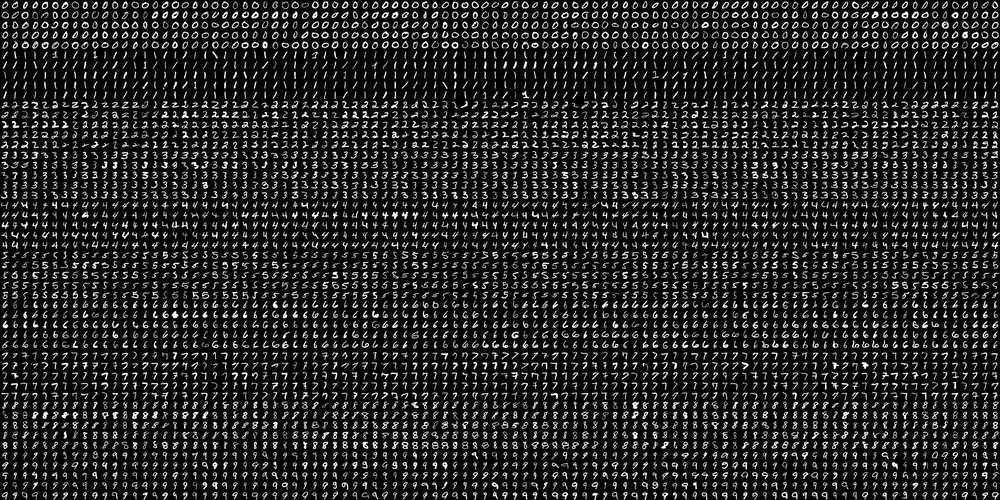
#> input picture 02_computervision/lecture/computer_vision_and_machine_learning/images/digits.png, 1000 x 500 px, shrunk from 2000 x 1000 before the run; the run also reads 2 pictures not shown here
$ jupyter execute --allow-errors 11_machine_learning_for_OpenCV.ipynb
#> lines starting #> are read from the running program, lines starting #| are printed output that depends on the picture; after the words box and inside, x2 and y2 are one past the last pixel; in counts of white or black regions, pixels touching at a corner belong together
## <font color = "#CC3D3D">Case #1: Machine Learning</font>

<hr>

### Step #1: Concept
<hr>

- 머신 러닝(machine learning)
    - 주어진 데이터`(normally big data)`를 분석하여 규칙성, 패턴 등을 찾고, 이를 이용하여 의미 있는(가치 있는)<br>
    정보를 추출하여 통찰`(insight)`을 얻는 과정이다.
        - e.g., 다수의 사과와 바나나 사진으로부터 사가와 바나나를 `구분할 수 있는 특징 또는 규칙`을 찾고, 이를 이용하여<br>
        `새로운 사진`이 들어왔을 때 이것이 사과인지 또는 바나나인지를 판별하는 작업이 머신 러닝이 하는 일이다.<br>
        이때 데이터로부터 규칙을 찾아내는 과정을 `학습(train) 또는 훈련`이라고 하고, 학습에 의해 결정된 규칙을 `모델(model)`<br>
        이라고 한다. 그리고 새로운 데이터를 학습된 모델에 입력으로 전달하고 결과를 판단하는 과정을 `예측(predict) 또는`<br>
        `추론(inference)`이라고 한다.
    - Machine learning (ML) is the scientific study of algorithms and statistical models that<br>
    computer systems use to perform a specific task without using explicit instructions, relying<br>
    on patterns and inference instead.<br>
    (머신 러닝은 컴퓨터 시스템이 명시적 지침을 사용하지 않고 패턴과 추론에 의존하여 특정 작업을 수행하는 데 사용하는<br>
    알고리즘 및 통계 모델에 대한 과학적 연구입니다.)
        - > [위키백과, Machine_learning](https://en.wikipedia.org/wiki/Machine_learning)
    -
    - 머신 러닝은 크게 `지도 학습(supervised learning)`과 `비지도 학습(unsupervised learning)`으로 구분한다.
        - `지도 학습(supervised learning)`은 정답을 알고 있는 데이터를 이용하여 학습을 진행하는 방식이다.<br>
        이때 훈련 데이터에 대한 정답에 해당하는 내용을 `레이블(label)`이라고 한다.
            - e.g., 사과 사진과 바나나 사진을 구분하기 위해 지도 학습을 수행하려면 각각의 사진이 사과 사진인지<br>
            바나나 사진인지를 함께 알려 주어야 한다. 이 경우 머신 러닝 알고리즘은 사과 사진과 바나나 사진을<br>
            구분 지을수 있는 규칙을 찾기 위해 수학적 또는 논리적 연산을 수핸한다. 영상 데이터는 픽셀로 구성되어 있지만,<br>
            이 픽셀 값을 그대로 머신 러닝 입력으로 사용하는 것은 그다지 흔치 않다. 왜냐하면 영상의 픽셀 값은 조명 변화,<br>
            객체의 이동 및 회전 등에 의해 매우 민감하게 변화하기 때문이다. 그러므로 많은 머신 러닝 응용에서는 영상의<br>
            다양한 변환에도 크게 변경되지 않는 특징 정보를 추출하여 머신 러닝 입력으로 전달한다. 사과와 바나나 사진을<br>
            구분하는 용도하면 `영상의 주된 색상(hue) 또는 객체 외곽선과 면적 비율 등이 유효한 특징`으로 사용될 수 있다.<br>
            이처럼 영상 데이터를 사용하는 지도 학습에서는 먼저 다수의 훈련 영상에서 특징 벡터를 추출하고, 이를 이용하여<br>
            머신 러닝 알고리즘을 학습시킨다. 학습의 결과로 생성된 학습 모델은 이후 예측 과정에서 사용된다.<br>
            에측 과정에서도 입력 영상으로부터 특징 벡터를 추출하고, 이 특징 벡터를 학습 모델 입력으로 전달하면<br>
            입력 영상이 어떤 영상인지에 대한 예측 결과를 얻을 수 있다.
            - 지도 학습은 주로 `회귀(regression) 또는 분류(classification)`에 사용된다.
                - 회귀(regression)는 연속된 수치 값을 예측하는 작업이다.
                    - e.g., 학생들의 키와 몸무게의 상관관계를 머신 러닝으로 학습하고, 새로운 학생의 키를 입력으로<br>
                    주었을 때 몸무게를 예측하는 것은 회귀이다.
                - 분류(classification)는 이산적인 값을 결과로 출력하는 머신 러닝이다.
                    - e.g., 사과를 0번 클래스, 바나나르 1번 틀래스라고 설정하고, 새로운 사진이 머신 러닝 입력으로<br>
                    들어오면 괄과를 0 또는 1로 나오게 설정하는 것은 분류이다. 즉, 입력 영상이 사과인지 바나나인지를<br>
                    구분하는 것을 `인식(recognition)`이라고도 부르지만 결국은 분류 문제에 해당한다.
        - `비지도 학습(unsupervised learning)`은 훈련 데이터의 정답에 대한 정보 없이 오로지 데이터 자체만을<br>
        이용하는 학습 방식이다.
            - e.g., 무작위로 섞여 있는 사과와 바나나 사진을 입력으로 전달하고, 전체 사진을 두 개의 그룹으로 나누도록<br>
            학습시키는 방식이다. 다만 비지도 학습의 경우 분리된 두 개의 사진 집합이 무엇을 의미하는지는 알 수 없다.<br>
            단지 두 사진 집합에서 `서로 구분되는 특징을 이용하여 서로 분리`하는 작업만 수행하는 것이다. 비지도 학습은<br>
            주로 `군집화(clustering)`에 사용된다.

<hr>

### Step #2: machine learning summary
<hr>

- 머신 러닝의 예
    - 붓꽃(IRIS) 품종 분류: Setosa vs. Vericolor
    - 꽃잎(petal)과 꽃받침(sepal)의 길이에 의한 분류
    -
    > image from: [https://github.com/rasbt/python-machine-learning-book-2nd-edition](https://github.com/rasbt/python-machine-learning-book-2nd-edition)

<hr>

- 머신 러닝에 의한 붓꽃 분류(Con't)
    - Adaline: Adaptive Linear Neuron
    -
    > image from: [https://github.com/rasbt/python-machine-learning-book-2nd-edition](https://github.com/rasbt/python-machine-learning-book-2nd-edition)

<hr>

- 머신 러닝 종류
    -

<hr>

- 머신 러닝 단계
    - 학습(Train): 학습 데이터를 이용하여 `모델을 학습`하는 과정을 의미한다.
    - 예측(Predict): 학습된 모델을 이용하여 `새로운 데이터(미지의 데이터)로부터 적절한 값을 예측`하는 과정을 의미한다.
        - `추론(Inference)`이라고도 한다.
    -

<hr>

- 머신 러닝 학습
    - 목적: 미래의 새로운 데이터를 더 정확하게 예측하기 위함이다.
        - `모델의 일반화(generalization) 성능을 향상`시키는 방향으로 학습해야 한다.
        -
        - 과적합(overfitting)
            - 학습 데이터셋을 지나치게 정확하게 구분하도록 학습하여 모델의 일반화 성능이 떨어지게 되는 현상을 말한다.
            - 과적합 발생 원인
                - 학습 데이터셋 문제
                    - 학습 데이터 셋이 너무 적은 경우
                    - 학습 데이터 셋이 전체 데이터셋의 특성/분포를 반영하지 않는 경우
                - 모델 문제
                    - 모델이 복잡할수록 과적합 발생 확률이 높다.
    - 학습 데이터의 분할
        - 학습 가능한 데이터를 학습, 검증, 테스트 데이터 셋으로 분할하여 사용한다.
        -
    - k-폴드 교차 검증(k-fold cross-validation)
        - 학습 데이터를 k개로 분할하여 여러 번 검증을 수행한다.
        -

## <font color = "#CC3D3D">Case #2: OpenCV ML class</font>

<hr>

### Step #1: ML Class
<hr>

- cv2.ml_StatModel 클래스
    -

<hr>

- OpenCV 머신 러닝 클래스 설명
    -
    -

<hr>

### Step #2: OpenCV function
<hr>

> `머신 러닝 알고리즘 객체 생성`

$$\mathsf{{\color{RoyalBlue}cv2.ml.}{\color{Tan}StatModel\_create}()\rightarrow retval}$$
- retval: 각 머신 러닝 알고리즘 클래스 인스턴스(객체)

> `머신 러닝 알고리즘 학습`

$$\mathsf{{\color{RoyalBlue}cv2.ml\_StatModel.}{\color{Tan}train}(samples, layout, responses)\rightarrow retval}$$
- samples: 학습 데이터 행렬
- layout: 학습 데이터 배치 방법
- responses: 각 학습 데이터에 대응되는 응답(레이블) 행렬
- retval: 학습이 성공하면 True
- `참고사항:`
    - samples:
        - type=`numpy.ndarray`
        - shape=`(N, d)` -> d: 차원 수(dimension)
        - dtype=`numpy.float32`
    - layout:
        - cv2.ROW_SAMPLE: 하나의 데이터가 한 행으로 구성된다.
        - cv2.COL_SAMPLE: 하나의 데이터가 한 열로 구성된다.
    - responses:
        - type=`numpy.ndarray`
        - shape=`(N, 1)`
        - dtype=`numpy.int32` or `numpy.float32`

> `머신 러닝 알고리즘 예측`

$$\mathsf{{\color{RoyalBlue}cv2.ml\_StatModel.}{\color{Tan}predict}(samples, results, flags)\rightarrow retval, results}$$
- samples: 입력 벡터가 행 단위로 저장된 행렬
- results: 각 입력 샘플에 대한 예측(분류 또는 회귀) 결과를 저장한 행렬
- flags: 추가적인 StatModel 플래그 열거형 상수
- retval: 알고리즘에 따라 다르다.
- `참고사항:`
    - samples:
        - type=`numpy.ndarray`
        - shape=`(N, d)` -> d: 차원 수(dimension)
        - dtype=`numpy.float32`
    - results:
        - type=`numpy.ndarray`
        - shape=`(N, 1)`
        - dtype=`numpy.float32`
    - flags: `cv2.ml.STAT_MODEL_RAW_OUTPUT`을 플래그로 지정하면 클래스 레이블이 아닌 실제 계산 결과 값을 출력한다.
        - `기본값은 0`

## <font color = "#CC3D3D">Case #3: kNN algorithm</font>

<hr>

### Step #1: Concept
<hr>

- k 최근접 이웃(kNN, k-Nearest Neighbor) 알고리즘
    - 특징 공간에서 테스트 데이터와 가장 가까이 있는 `k개의 학습 데이터`를 찾아 `분류 또는 회귀`를 수행하는 지도 학습 알고리즘의 하나이다.
        - 아래 영상은 2차원 평면상에 파란색 사각형과 빨간색 삼각형 두 종류의 데이터가 분포되어 있다. 이들 파란색과 빨간색<br>
        점들이 훈련 데이터이고, 이 훈련 데이터는 두 개의 클래스로 구분되어 있다. 각 점들은 (x, y) 좌표로 표현되므로,<br>
        이들 데이터는 2차원 특징 공간에 정의되어 있다고 표현할 수 있다. 여기에 녹색으로 표시한 새로운 점을 추가할 경우,<br>
        이 점을 파란색 사각형 클래스로 넣을 것인지, 아니면 빨간색 삼각형 클래스로 넣을 것인지를 결정해야 한다.<br>
        간단한 방법은 `새로 들어온 점과 가장 가까이 있는 훈련 데이터 점`을 찾아, 해당 훈련 데이터 클래스와 같게 설정하는<br>
        것이다. 아래 영상에서 녹색 점과 가장 가까운 점은 빨간색 삼각형이므로 녹색 점을 빨간색 삼각형 클래스로 지정할 수<br>
        있다. 이러한 방법을 `최근접 이웃(Nearest Neighbor)` 알고리즘이라고 한다. 그러나 아래 영상을 좀 더 관찰해<br>
        보면 녹색 점 주변에 빨간색 삼각형보다 파란색 사각형이 더 많이 분포하는 것을 알 수 있다. 실제로 녹색 점을 중심으로<br>
        하는 원을 보라색 실선으로 그려 보면 원 안에 빨간색 삼각형보다 파란색 사각형이 더 많이 나타나는 것을 확인할 수 있다.<br>
        보라색 실선 원 안에 파란색 사각형은 두 개가 있고, 빨간색 삼각형은 하나만 존재한다. 원을 조금 더 키워서 보라색<br>
        점선으로 그려진 원을 살펴보면 파란색 사각형이 세 개, 빨간색 삼각형이 두 개 발견된다. 즉, 녹색 점에서 가장 가까운<br>
        도형은 빨간색 삼각형이지만, 이 지점은 파란색 사각형이 더 많이 분포하는 지역이라고 판단할 수 있다.<br>
        그러므로 녹색 점을 파란색 사각형 클래스로 지정하는 것이 더욱 합리적일 수 있으며, 이러한 방식으로 분류하는 방법을<br>
        `kNN 알고리즘`이라고 한다.
    -
    - kNN 알고리즘을 회귀 문제에 적용할 경우에는 `테스트 데이터에 인접한 k개의 훈련 데이터 평균`을 테스트 데이터 값으로<br>
    설정한다.

<hr>

- NN vs. kNN
    - NN: Nearest Neighbor(k=1)
        - kNN 알고리즘에서 k를 1로 설정하면 최근접 이웃 알고리즘이 된다. 그러므로 보통 k는 1보다 큰 값으로 설정하며,<br>
        k 값을 어떻게 설정하느냐에 따라 분류 및 회귀 결과가 달라질 수 있다. 최선의 k 값을 결정하는 것은 주어진 데이터에<br>
        `의존적`이며, 보통 k 값이 커질수록 잡음 또는 이상치 데이터의 영향이 감소한다. 그러나 k 값이 어느 정도 이상으로<br>
        커질 경우 오히려 분류 및 회귀 성능이 떨어질 수 있다.
    -
    > image from: [https://en.wikipedia.org/wiki/K-nearest_neighbors_algorithm](https://en.wikipedia.org/wiki/K-nearest_neighbors_algorithm)

<hr>

### Step #2: OpenCV function
<hr>

> `kNN 알고리즘 객체 생성`

$$\mathsf{{\color{RoyalBlue}cv2.ml.}{\color{Tan}KNearest\_create}()\rightarrow retval}$$
- retval: `cv2.ml_KNearest` 클래스 인스턴스(객체)

> `kNN 알고리즘으로 입력 데이터의 클래스 예측`

$$\mathsf{{\color{RoyalBlue}cv2.ml\_KNearest.}{\color{Tan}findNearest}(samples, k, results, neighborResponses, dist, flags)\rightarrow retval, results, neighborResponses}$$
- samples: 입력 벡터가 행 단위로 저장된 행렬
- k: 사용할 최근접 이웃 개수
- results: 각 입력 샘플에 대한 예측(분류 또는 회귀) 결과를 저장한 행렬
- neighborResponses: 예측에 사용된 k개의 최근접 이웃 클래스 정보 행렬
- dist: 입력 벡터와 예측에 사용된 k개의 최근접 이웃과의 거리를 저장한 행렬
- retval: 입력 벡터가 하나인 경우에 대한 응답
- `참고사항:`
    - samples:
        - type=`numpy.ndarray`
        - shape=`(N, d)` -> d: 차원 수(dimension)
        - dtype=`numpy.float32`
    - results:
        - type=`numpy.ndarray`
        - shape=`(N, 1)`
        - dtype=`numpy.float32`
    - neighborResponses:
        - type=`numpy.ndarray`
        - shape=`(N, k)`
        - dtype=`numpy.float32`
    - dist:
        - type=`numpy.ndarray`
        - shape=`(N, k)`
        - dtype=`numpy.float32`

<hr>

### Step #3: kNN Visualization
<hr>

[cell 1]
# kNN 알고리즘 분류 시각화
import cv2
import matplotlib.pyplot as plt
import numpy as np


def add_point(x, y, c):
    train.append([x, y])
    label.append([c])


def training():
    train_data = np.array(train, dtype=np.float32)
    label_data = np.array(label, dtype=np.int32)

    # train_data: (90, 2), float32
    # label_data: (90, ), int32
    kNN.train(train_data, cv2.ml.ROW_SAMPLE, label_data)


def display_results():

    for i in range(len(train)):
        x, y = train[i]
        l = label[i][0]

        if l == 0:
            cv2.circle(image, (x, y), 5, (0, 0, 128), -1, cv2.LINE_AA)
        elif l == 1:
            cv2.circle(image, (x, y), 5, (0, 128, 0), -1, cv2.LINE_AA)
        elif l == 2:
            cv2.circle(image, (x, y), 5, (128, 0, 0), -1, cv2.LINE_AA)


def predict(k):
    training()  # 훈련

    h, w = image.shape[:2]
    for y in range(h):
        for x in range(w):
            sample = np.array([[x, y]]).astype(np.float32)

            # sample에 하나의 데이터만 있으므로 retval 반환값 사용 가능
            retval, _, _, _ = kNN.findNearest(sample, k)

            retval = int(retval)
            if retval == 0:
                image[y, x] = (128, 128, 255)
            elif retval == 1:
                image[y, x] = (128, 255, 128)
            elif retval == 2:
                image[y, x] = (255, 128, 128)

    display_results()  # 시각화

    return image

[cell 2]
# 학습 데이터 & 레이블
train = []
label = []

k_value = 1
image = np.full((500, 500, 3), 255, np.uint8)
kNN = cv2.ml_KNearest.create()

# 랜덤 데이터 생성
NUM = 30
random_number = np.zeros((NUM, 2), np.int32)

# (150, 150) 근방의 점은 0번 클래스로 설정
cv2.randn(random_number, 0, 50)
for i in range(NUM):
    add_point(random_number[i, 0]+150, random_number[i, 1]+150, 0)

# (150, 150) 근방의 점은 1번 클래스로 설정
cv2.randn(random_number, 0, 50)
for i in range(NUM):
    add_point(random_number[i, 0]+350, random_number[i, 1]+150, 1)

# (150, 150) 근방의 점은 2번 클래스로 설정
cv2.randn(random_number, 0, 70)
for i in range(NUM):
    add_point(random_number[i, 0]+250, random_number[i, 1]+400, 2)

[cell 3]
# pyplot으로 출력

plt.figure(figsize=(18, 6), facecolor="lightgray")

plt.subplot(131, title="k = 1").axis("off")
plt.imshow(predict(1)[..., ::-1])
#> after the loop in display_results, `for i in range(len(train)):`:
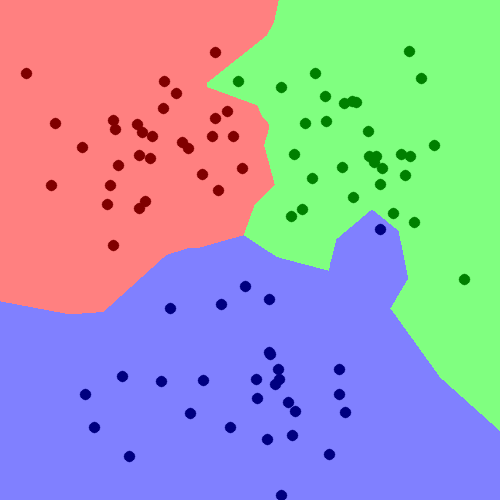
#> image: shape (500, 500, 3); mean of channels 0, 1, 2 177.1, 161, 160.2; drawn as B, G, R

plt.subplot(132, title="k = 3").axis("off")
plt.imshow(predict(3)[..., ::-1])
#> call 2 of predict, with k = 3
#> after the loop in predict (call 2), `for y in range(h):`:
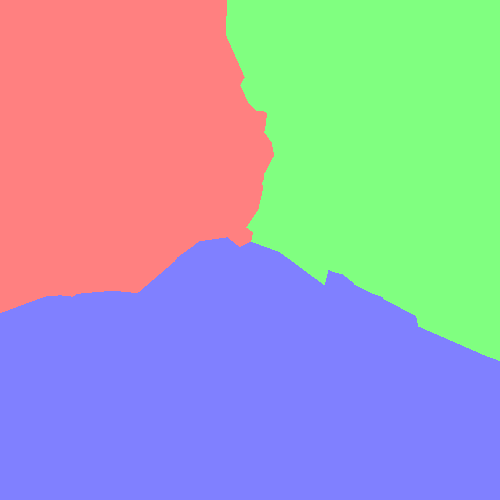
#> image: shape (500, 500, 3); 10.41% of pixels changed, all inside (x1, y1, x2, y2) = (0, 0, 500, 500); drawn as B, G, R
#> after the loop in display_results (call 2), `for i in range(len(train)):`:
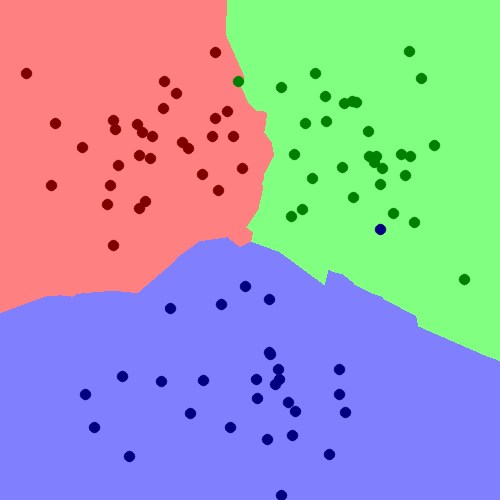
#> image: shape (500, 500, 3); 4.25% of pixels changed, all inside (x1, y1, x2, y2) = (20, 45, 471, 500); drawn as B, G, R

plt.subplot(133, title="k = 5").axis("off")
plt.imshow(predict(5)[..., ::-1])
#> call 3 of predict, with k = 5
#> after the loop in predict (call 3), `for y in range(h):`:
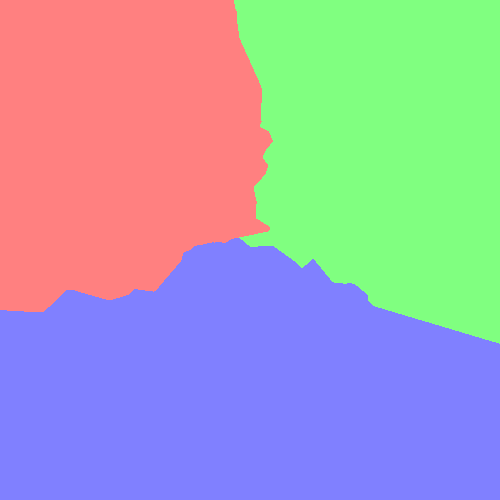
#> image: shape (500, 500, 3); 6.46% of pixels changed, all inside (x1, y1, x2, y2) = (0, 0, 500, 500); drawn as B, G, R
#> after the loop in display_results (call 3), `for i in range(len(train)):`:
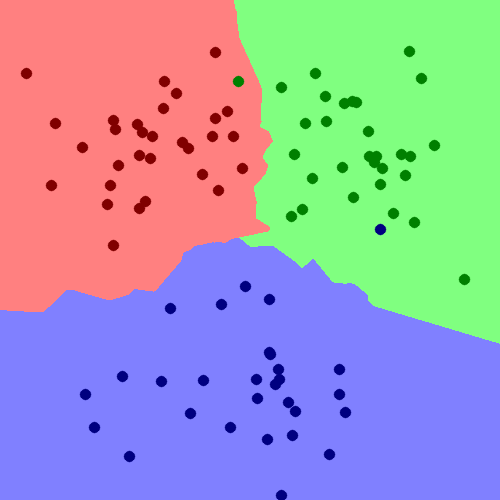
#> image: shape (500, 500, 3); 4.25% of pixels changed, all inside (x1, y1, x2, y2) = (20, 45, 471, 500); drawn as B, G, R

plt.show()

<hr>

### Step #4: kNN Cursive Number Recognition
<hr>

- 만약 정해진 폰트로 인쇄된 숫자라면?
    - `템플릿 매칭`으로도 인식 가능하다.
    -

<hr>

- OpenCV 필기 숫자 데이터
    - 크기: 2000 x 1000
        - `20 x 20` 숫자 영상이 `가로 100`개, `세로 50`개 `총 5000`개
        - `0 ~ 9` 까지의 필기체 숫자 영상이 `각 500`개가 있다.
        -

<hr>

- kNN 필기체 숫자 인식
    - 가장 간단한 방법으로 구현을 실습해보기 위해 `kNN 알고리즘`을 사용하고, 단순하게 `픽셀 값만을 이용`하여<br>
    필기체 숫자를 인식해봄으로써 `필기체 숫자 인식 프로그램 구현의 전체적인 흐름`을 파악하는 것에 중점을 둔다.
        - `※실제 필기체 알고리즘을 구현할 때는 권장되지 않는 방법`
    - 20x20 크기 영상의 픽셀 값을 이용하여 400차원 공간에서 한 점의 좌표를 생성한다.
    - 400차원 공간에서 kNN 알고리즘 점 분류

<hr>

- kNN 필기체 숫자 인식 흐름도
    -

<hr>

### Step #4-1: Implementation example
<hr>

[cell 4]
# kNN 필기체 숫자 인식 예제(Narrow)
import cv2
import numpy as np


# 마우스 콜백 함수 정의
old_x, old_y = -1, -1

# [14 lines left out: function on_mouse, not called in this run]

[cell 5]
# 학습 데이터 & 레이블 행렬 생성
digits = cv2.imread("images/digits.png", cv2.IMREAD_GRAYSCALE)
#> digits is the input picture: shape (500, 1000); min 0, max 255, mean 36.1

HEIGHT, WIDTH = digits.shape[:2]
#> (the rest of the program and of its run is left out)
